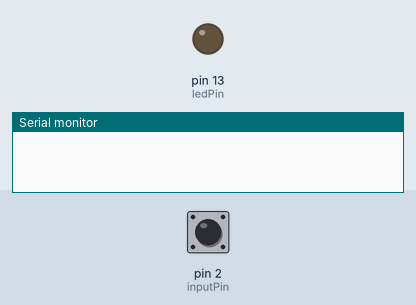
Simulated run of this sketch. Board: Arduino Uno, built with avr-gcc and run on an emulated ATmega328P. Parts: output pins drawn as LEDs (lit = HIGH), the last lines printed to the serial monitor. The inputs (shaded band) are chosen by the test bench; at power-on: pin 2 (inputPin) HIGH.

Above: at 1.2 s.
1.3 s: pin 2 (inputPin) pulled LOW for 0.15 s
At 2.8 s:
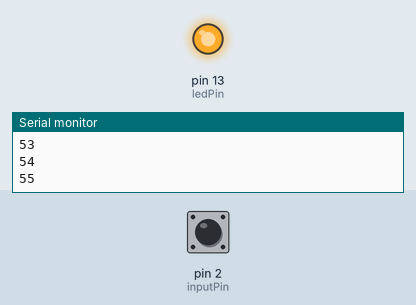
4.3 s: pin 2 (inputPin) pulled LOW for 1 s
At 4.66 s:
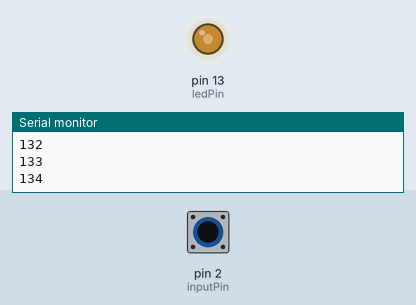
Timing chart, 0 to 7.3 s (numbered marks = the images above; inputs shaded):
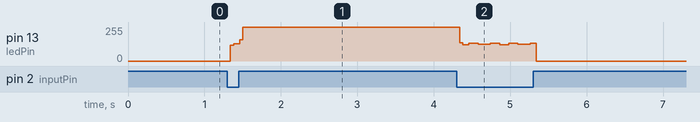

The sketch:

22_09_22_2.ino
```cpp
#include <Servo.h>

// data sheet
// upload는 ctrl + u

// 내장된 led 사용을 위해 13번핀을 출력 설정
const int ledPin = 13;
// 2번핀을 스위치 입력으로 설정
const int inputPin = 2;

// 스위치 입력 횟수 저장 변수
int count = 0;
int status = 1;

void setup() {
  // 13번 핀에 내장된 led를 출력으로 설정.
  pinMode(ledPin, OUTPUT);
  // 스위치 입력을 위하여 2번핀을 입력으로 설정하고 풀업시킨다.
  pinMode(inputPin, INPUT_PULLUP);
  // 시리얼 통신을 설정한다
  Serial.begin(9600);
}

void loop() {
  // 스위치 입력을 받는다
  int swInput = digitalRead(inputPin);
  // led의 출력 상태를 확인한다
  int ledOutput = digitalRead(ledPin);

  // 스위치가 눌렸을 때
  if ((swInput == LOW) && (status == 1)){
    if(ledOutput) {
      digitalWrite(ledPin, LOW); // led가 점등되어 있으면 소등
    }
    else {
      digitalWrite(ledPin, HIGH); // led가 소등되어 있으면 점등
    }
    ++count;
    Serial.println(count);
  };
status = 1;
}
```

Measured:
- after the input at 1.3 s, pin 13 (ledPin): 0/255 → 128/255 at once, → 255/255 0.12 s later
